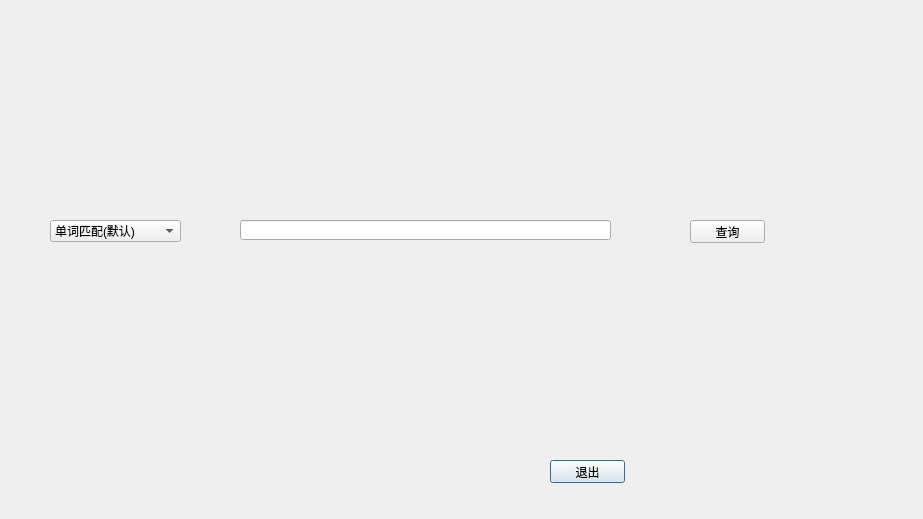
<?xml version="1.0" encoding="UTF-8"?>
<ui version="4.0">
 <class>D_search_essay</class>
 <widget class="QDialog" name="D_search_essay">
  <property name="geometry">
   <rect>
    <x>0</x>
    <y>0</y>
    <width>923</width>
    <height>519</height>
   </rect>
  </property>
  <property name="windowTitle">
   <string>文献查询</string>
  </property>
  <widget class="QPushButton" name="b2">
   <property name="geometry">
    <rect>
     <x>550</x>
     <y>460</y>
     <width>75</width>
     <height>23</height>
    </rect>
   </property>
   <property name="text">
    <string>退出</string>
   </property>
  </widget>
  <widget class="QPushButton" name="b1">
   <property name="geometry">
    <rect>
     <x>690</x>
     <y>220</y>
     <width>75</width>
     <height>23</height>
    </rect>
   </property>
   <property name="text">
    <string>查询</string>
   </property>
  </widget>
  <widget class="QLineEdit" name="le1">
   <property name="geometry">
    <rect>
     <x>240</x>
     <y>220</y>
     <width>371</width>
     <height>20</height>
    </rect>
   </property>
  </widget>
  <widget class="QComboBox" name="cb1">
   <property name="geometry">
    <rect>
     <x>50</x>
     <y>220</y>
     <width>131</width>
     <height>22</height>
    </rect>
   </property>
   <item>
    <property name="text">
     <string>单词匹配(默认)</string>
    </property>
   </item>
   <item>
    <property name="text">
     <string>精确匹配</string>
    </property>
   </item>
   <item>
    <property name="text">
     <string>子串匹配</string>
    </property>
   </item>
  </widget>
 </widget>
 <resources/>
 <connections/>
</ui>
